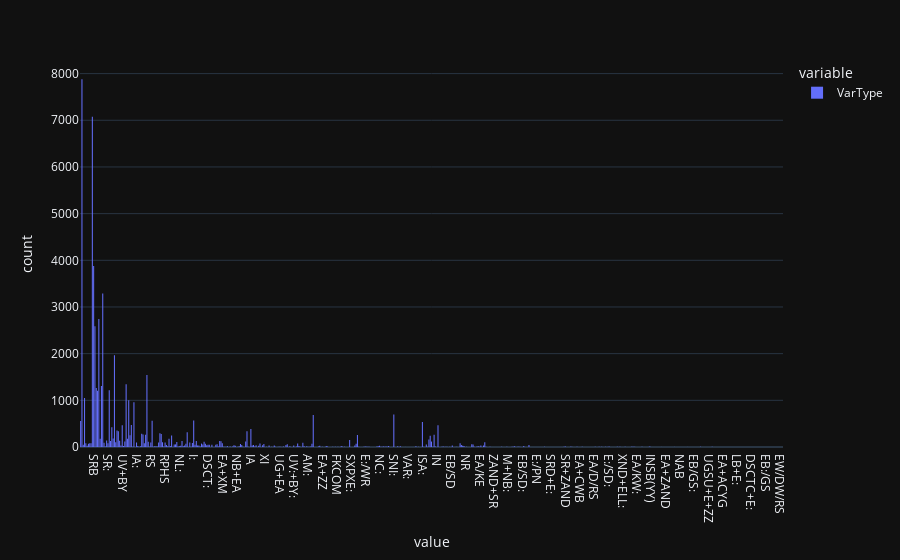

The code cell stored with this chart in its notebook:
### Code cell
fig = px.histogram(df['VarType'])

fig.show()

### Figure 1 — Plotly figure (JSON) as saved in the notebook; plotly's stock layout.template omitted (floating-point values rounded to 4 significant figures; data arrays with more than 128 entries replaced by an {"elided": "..."} marker saying what was removed)
{"data": [{"alignmentgroup": "True", "bingroup": "x", "hovertemplate": "variable=VarType<br>value=%{x}<br>count=%{y}<extra></extra>", "legendgroup": "VarType", "marker": {"color": "#636efa", "pattern": {"shape": ""}}, "name": "VarType", "offsetgroup": "VarType", "orientation": "v", "showlegend": true, "x": {"elided": "58201 str values"}, "xaxis": "x", "yaxis": "y", "type": "histogram"}], "layout": {"xaxis": {"anchor": "y", "domain": [0.0, 1.0], "title": {"text": "value"}}, "yaxis": {"anchor": "x", "domain": [0.0, 1.0], "title": {"text": "count"}}, "legend": {"title": {"text": "variable"}, "tracegroupgap": 0}, "margin": {"t": 60}, "barmode": "relative"}}
